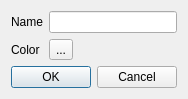
<?xml version="1.0" encoding="UTF-8"?>
<ui version="4.0">
 <class>JointDialog</class>
 <widget class="QDialog" name="JointDialog">
  <property name="geometry">
   <rect>
    <x>0</x>
    <y>0</y>
    <width>186</width>
    <height>94</height>
   </rect>
  </property>
  <property name="windowTitle">
   <string>Dialog</string>
  </property>
  <layout class="QVBoxLayout" name="verticalLayout">
   <item>
    <layout class="QFormLayout" name="formLayout">
     <item row="0" column="0">
      <widget class="QLabel" name="label">
       <property name="text">
        <string>Name</string>
       </property>
      </widget>
     </item>
     <item row="0" column="1">
      <widget class="QLineEdit" name="name"/>
     </item>
     <item row="1" column="0">
      <widget class="QLabel" name="label_2">
       <property name="text">
        <string>Color</string>
       </property>
      </widget>
     </item>
     <item row="1" column="1">
      <widget class="Utils::QtColorButton" name="color">
       <property name="text">
        <string>...</string>
       </property>
      </widget>
     </item>
    </layout>
   </item>
   <item>
    <widget class="QDialogButtonBox" name="buttonBox">
     <property name="orientation">
      <enum>Qt::Horizontal</enum>
     </property>
     <property name="standardButtons">
      <set>QDialogButtonBox::Cancel|QDialogButtonBox::Ok</set>
     </property>
    </widget>
   </item>
  </layout>
 </widget>
 <customwidgets>
  <customwidget>
   <class>Utils::QtColorButton</class>
   <extends>QToolButton</extends>
   <header location="global">style/qtcolorbutton.h</header>
  </customwidget>
 </customwidgets>
 <resources/>
 <connections>
  <connection>
   <sender>buttonBox</sender>
   <signal>accepted()</signal>
   <receiver>JointDialog</receiver>
   <slot>accept()</slot>
   <hints>
    <hint type="sourcelabel">
     <x>248</x>
     <y>254</y>
    </hint>
    <hint type="destinationlabel">
     <x>157</x>
     <y>274</y>
    </hint>
   </hints>
  </connection>
  <connection>
   <sender>buttonBox</sender>
   <signal>rejected()</signal>
   <receiver>JointDialog</receiver>
   <slot>reject()</slot>
   <hints>
    <hint type="sourcelabel">
     <x>316</x>
     <y>260</y>
    </hint>
    <hint type="destinationlabel">
     <x>286</x>
     <y>274</y>
    </hint>
   </hints>
  </connection>
 </connections>
</ui>
